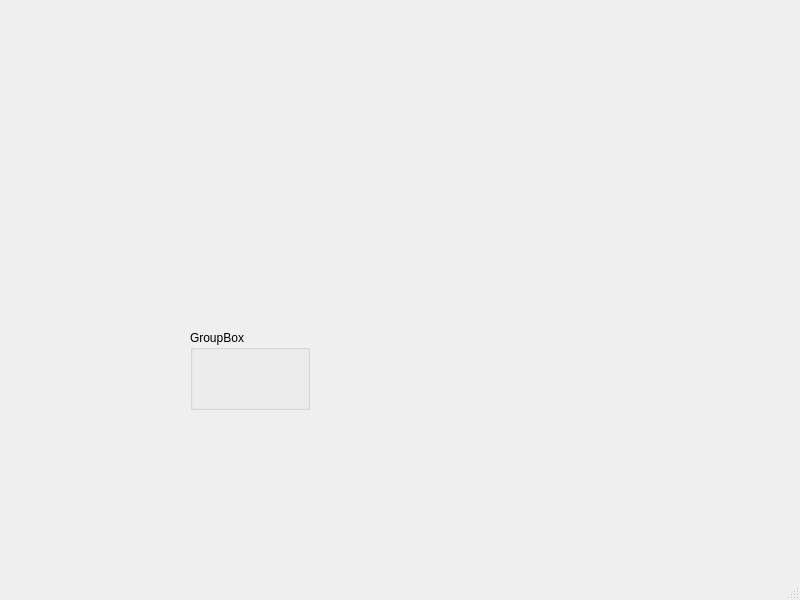
<?xml version="1.0" encoding="UTF-8"?>
<ui version="4.0">
 <class>MainWindow</class>
 <widget class="QMainWindow" name="MainWindow">
  <property name="geometry">
   <rect>
    <x>0</x>
    <y>0</y>
    <width>800</width>
    <height>600</height>
   </rect>
  </property>
  <property name="windowTitle">
   <string>MainWindow</string>
  </property>
  <widget class="QWidget" name="centralwidget">
   <widget class="QGroupBox" name="groupBox">
    <property name="geometry">
     <rect>
      <x>190</x>
      <y>330</y>
      <width>120</width>
      <height>80</height>
     </rect>
    </property>
    <property name="title">
     <string>GroupBox</string>
    </property>
   </widget>
  </widget>
  <widget class="QMenuBar" name="menubar">
   <property name="geometry">
    <rect>
     <x>0</x>
     <y>0</y>
     <width>800</width>
     <height>21</height>
    </rect>
   </property>
  </widget>
  <widget class="QStatusBar" name="statusbar"/>
 </widget>
 <resources/>
 <connections/>
</ui>
